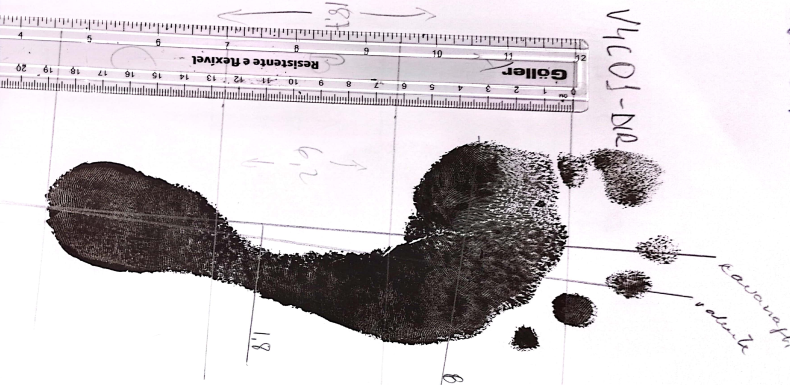
#> input picture img/pe1.png, 1580 x 769 px (shown at 1/2 size); its folder holds only this picture in this run
$ python main.py
#> lines starting #> are read from the running program, lines starting #| are printed output that depends on the picture; after the words box and inside, x2 and y2 are one past the last pixel; in counts of white or black regions, pixels touching at a corner belong together
#> further down, imagemMatriz is the input picture: shape (769, 1580, 3); mean B, G, R 207.2, 203.8, 209.2
import cv2
import os
import numpy as np

# Diretório de entrada com as imagens originais
input_dir = 'img/'
# Diretório de saída para as imagens binarizadas
output_dir = 'res/'

# Função para medir a área da sola do pé em uma imagem binarizada
def medir_area(imagem_binaria):

    # Encontrar contornos na imagem binarizada
    contornos, _ = cv2.findContours(imagem_binaria, cv2.RETR_EXTERNAL, cv2.CHAIN_APPROX_SIMPLE)

    # Inicializar a área total
    area_total = 0

    # Iterar sobre todos os contornos
    for contorno in contornos:
        # Calcular a área do contorno
        area = cv2.contourArea(contorno)
        # Filtrar contornos com base em uma área mínima
        if 100000 < area:
            area_total = area
    return area_total

# Função para pré-processar a imagem e focar na sola do pé
def preprocessar_imagem(imagem):

    # Assumindo que a régua ocupa os primeiros pixels da imagem
    # Cortamos o topo da imagem para deixar apenas o pé o máximo possível
    altura_corte = 210

    # Cortar a parte superior da imagem para remover a régua
    imagem_cortada = imagem[altura_corte:, :]
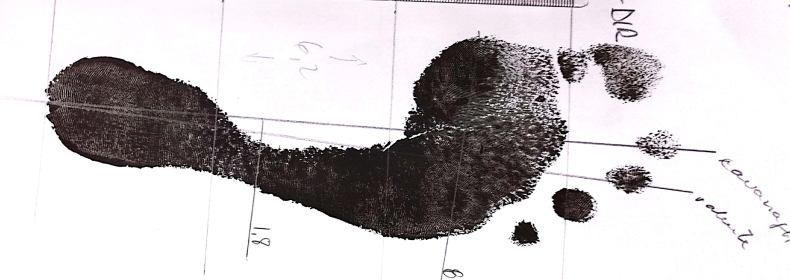
#> imagem_cortada: shape (559, 1580, 3) (shown at 1/2 size); mean B, G, R 198.8, 197.1, 201.3

    # Converter a imagem para escala de cinza
    imagem_cinza = cv2.cvtColor(imagem_cortada, cv2.COLOR_BGR2GRAY)

    # Aplicar binarização
    _, imagem_binaria = cv2.threshold(imagem_cinza, 200, 255, cv2.THRESH_BINARY_INV)
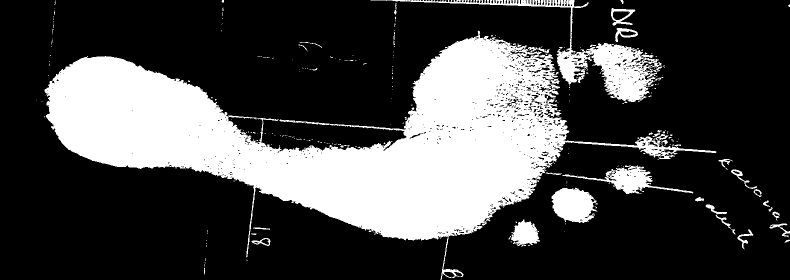
#> imagem_binaria: shape (559, 1580) (shown at 1/2 size); 27.4% white; 292 white regions (248 under 20 px), largest, box (x1, y1, x2, y2) and area: (89, 61, 1433, 559) 211258, (741, 0, 1325, 204) 15152, (1103, 375, 1195, 446) 4650

    # Aplicar operações morfológicas para remover ruídos e pequenos detalhes
    kernel = np.ones((11,11), np.uint8)
    imagem_binaria = cv2.morphologyEx(imagem_binaria, cv2.MORPH_CLOSE, kernel)
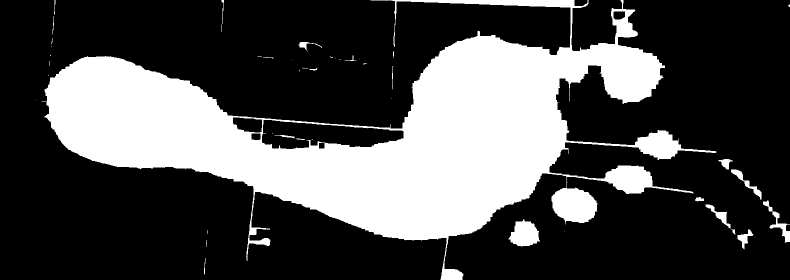
#> imagem_binaria: shape (559, 1580) (shown at 1/2 size); 29.7% white; 44 white regions (23 under 20 px), largest, box (x1, y1, x2, y2) and area: (83, 0, 1433, 559) 255857, (1017, 439, 1080, 493) 2305, (1526, 401, 1580, 485) 943
    imagem_binaria = cv2.morphologyEx(imagem_binaria, cv2.MORPH_OPEN, kernel)
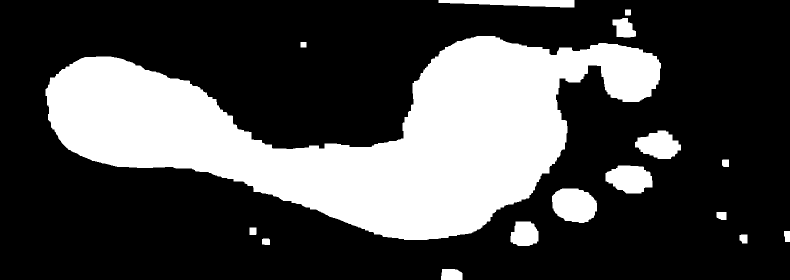
#> imagem_binaria: shape (559, 1580) (shown at 1/2 size); 28.7% white; 16 white regions
    return imagem_binaria

# Lista todos os arquivos no diretório de entrada
for filename in os.listdir(input_dir):
    if filename.endswith('.png'):

        # Caminho completo da imagem
        input_path = os.path.join(input_dir, filename)

        # Carregar a imagem
        imagemMatriz = cv2.imread(input_path)

        # Pré-processar a imagem
        imagem_binaria = preprocessar_imagem(imagemMatriz)

        # Medir a área da sola do pé
        area = medir_area(imagem_binaria)
#> in medir_area, `contornos, _ = cv2.findContours(imagem_binaria, cv2.RETR_EXTERNAL, cv2..`: contornos = 16 contours; largest, box (x1, y1, x2, y2) and area: (91, 72, 1322, 480) 230406, (1104, 377, 1194, 446) 4811, (1211, 331, 1305, 387) 3882, (1270, 261, 1362, 318) 3433, (877, 0, 1149, 15) 2612
#> the loop in medir_area, `for contorno in contornos:` made 16 passes
#> (area, area_total) on pass 13: (230406.5, 230406.5)
#> area on passes 1 to 6: 770, 172, 229, 209.5, 181.5, 2164
#> area = 230406.5
        print(f'Área da sola do pé na imagem {filename} ~= {area} pixels')
#| Área da sola do pé na imagem pe1.png ~= 230406.5 pixels

        # Caminho completo para salvar a imagem binarizada
        output_path = os.path.join(output_dir, filename)

        # Salvar a imagem binarizada
        cv2.imwrite(output_path, imagem_binaria)
        print()

$ run again, on img/pe4.png
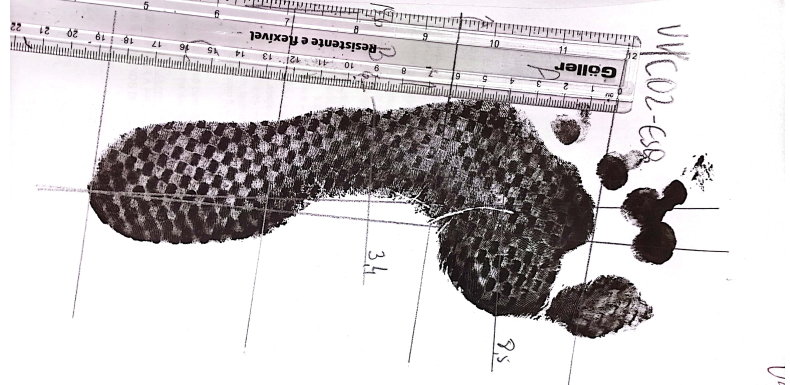
#> input picture img/pe4.png, 1580 x 769 px (shown at 1/2 size)
#> imagemMatriz is the input picture: shape (769, 1580, 3); mean B, G, R 201.7, 200, 204.1
#> in preprocessar_imagem, `imagem_cortada = imagem[altura_corte:, :]`:
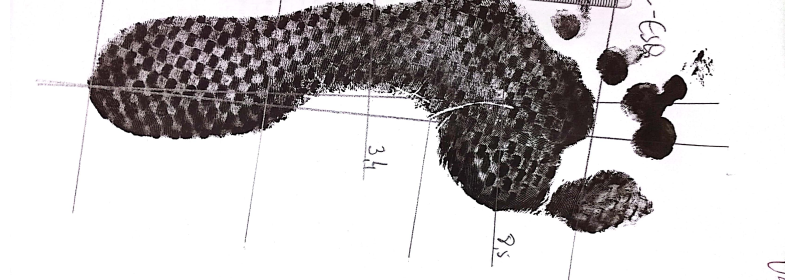
#> imagem_cortada: shape (559, 1580, 3) (shown at 1/2 size); mean B, G, R 194.2, 193.5, 196.9
#> in preprocessar_imagem, `imagem_binaria = cv2.morphologyEx(imagem_binaria, cv2.MORPH_OPEN, kern..`:
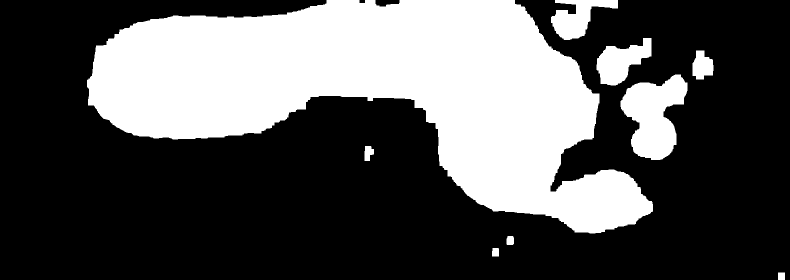
#> imagem_binaria: shape (559, 1580) (shown at 1/2 size); 33.6% white; 9 white regions
#> contornos = 9 contours; largest, box (x1, y1, x2, y2) and area: (174, 0, 1306, 467) 267322, (1241, 149, 1375, 320) 13756, (1193, 76, 1303, 171) 5662, (1102, 0, 1236, 80) 5138, (1385, 101, 1427, 159) 1712
#> the loop in medir_area, `for contorno in contornos:` made 9 passes
#> (area, area_total) on pass 9: (267321.5, 267321.5)
#> `area = medir_area(imagem_binaria)`: area = 267321.5
#| Área da sola do pé na imagem pe4.png ~= 267321.5 pixels

$ run again, on img/pe5.png
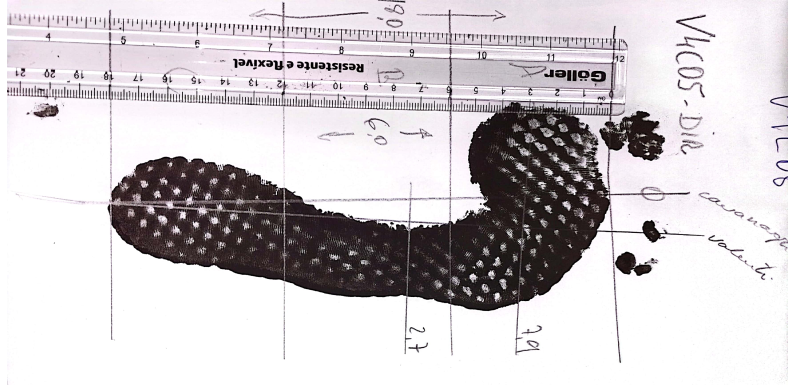
#> input picture img/pe5.png, 1580 x 769 px (shown at 1/2 size)
#> imagemMatriz is the input picture: shape (769, 1580, 3); mean B, G, R 204.3, 201.1, 206.1
#> in preprocessar_imagem, `imagem_cortada = imagem[altura_corte:, :]`:
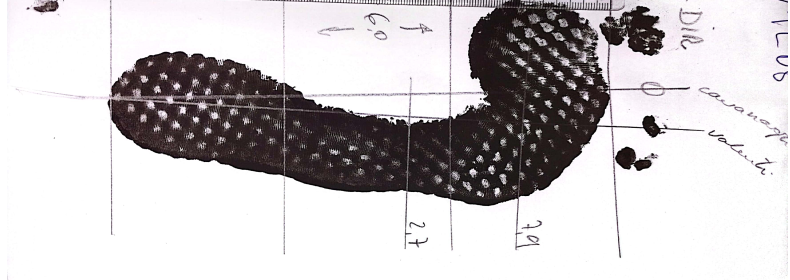
#> imagem_cortada: shape (559, 1580, 3) (shown at 1/2 size); mean B, G, R 197.8, 196.2, 200
#> in preprocessar_imagem, `imagem_binaria = cv2.morphologyEx(imagem_binaria, cv2.MORPH_OPEN, kern..`:
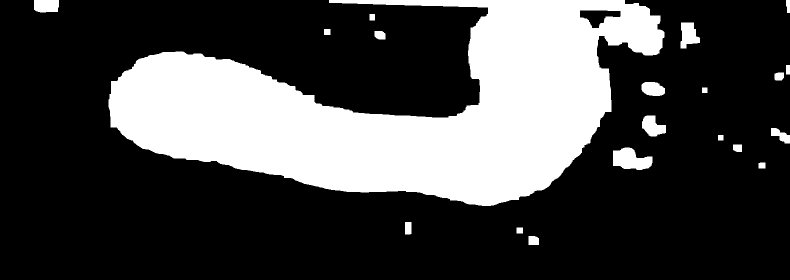
#> imagem_binaria: shape (559, 1580) (shown at 1/2 size); 27.8% white; 20 white regions
#> contornos = 20 contours; largest, box (x1, y1, x2, y2) and area: (217, 0, 1329, 412) 234550, (1226, 295, 1305, 340) 2332, (1361, 45, 1400, 97) 1315, (1284, 231, 1332, 273) 1264, (68, 0, 118, 25) 1106
#> the loop in medir_area, `for contorno in contornos:` made 20 passes
#> (area, area_total) on pass 19: (234550, 234550)
#> `area = medir_area(imagem_binaria)`: area = 234550
#| Área da sola do pé na imagem pe5.png ~= 234550.0 pixels

$ run again, on img/pe6.png
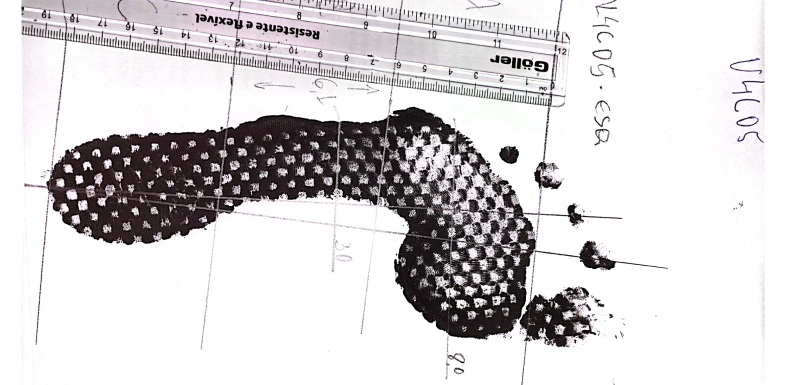
#> input picture img/pe6.png, 1580 x 769 px (shown at 1/2 size)
#> imagemMatriz is the input picture: shape (769, 1580, 3); mean B, G, R 211.7, 210.2, 212.9
#> in preprocessar_imagem, `imagem_cortada = imagem[altura_corte:, :]`:
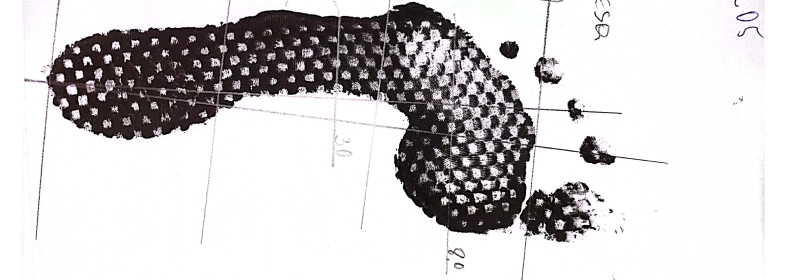
#> imagem_cortada: shape (559, 1580, 3) (shown at 1/2 size); mean B, G, R 205.2, 204.3, 206.7
#> in preprocessar_imagem, `imagem_binaria = cv2.morphologyEx(imagem_binaria, cv2.MORPH_OPEN, kern..`:
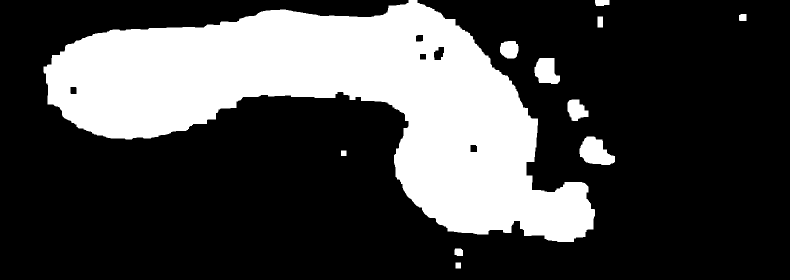
#> imagem_binaria: shape (559, 1580) (shown at 1/2 size); 27.6% white; 11 white regions
#> contornos = 11 contours; largest, box (x1, y1, x2, y2) and area: (87, 0, 1190, 484) 234739, (1159, 273, 1230, 330) 2598, (1069, 116, 1120, 168) 1896, (1135, 199, 1177, 242) 1180, (1000, 82, 1037, 117) 1027
#> the loop in medir_area, `for contorno in contornos:` made 11 passes
#> (area, area_total) on pass 11: (234739, 234739)
#> `area = medir_area(imagem_binaria)`: area = 234739
#| Área da sola do pé na imagem pe6.png ~= 234739.0 pixels

$ run again, on img/pe10.png
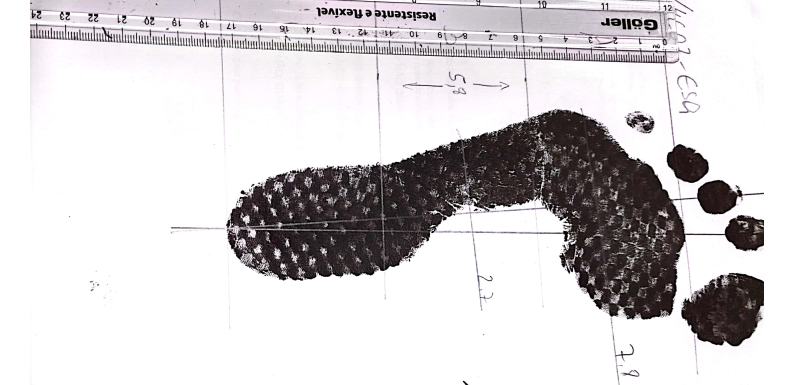
#> input picture img/pe10.png, 1580 x 769 px (shown at 1/2 size)
#> imagemMatriz is the input picture: shape (769, 1580, 3); mean B, G, R 208.8, 207.1, 210.3
#> in preprocessar_imagem, `imagem_binaria = cv2.morphologyEx(imagem_binaria, cv2.MORPH_OPEN, kern..`:
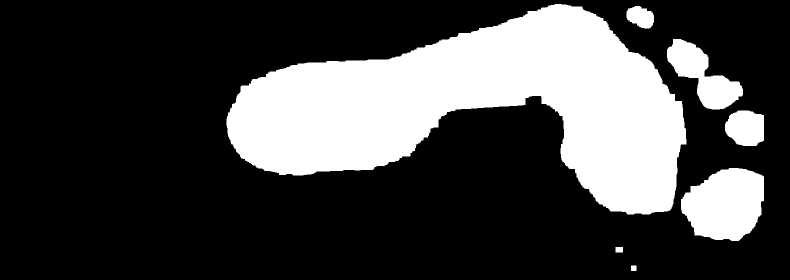
#> imagem_binaria: shape (559, 1580) (shown at 1/2 size); 26.6% white; 7 white regions
#> contornos = 7 contours; box (x1, y1, x2, y2) and area: (453, 8, 1373, 429) 199180, (1362, 336, 1528, 482) 18132, (1334, 78, 1486, 219) 9333, (1450, 221, 1528, 292) 4454, (1253, 12, 1308, 57) 1732, (1231, 494, 1246, 505) 140, (1262, 531, 1273, 542) 100
#> the loop in medir_area, `for contorno in contornos:` made 7 passes
#> (area, area_total) on pass 7: (199179.5, 199179.5)
#> `area = medir_area(imagem_binaria)`: area = 199179.5
#| Área da sola do pé na imagem pe10.png ~= 199179.5 pixels
